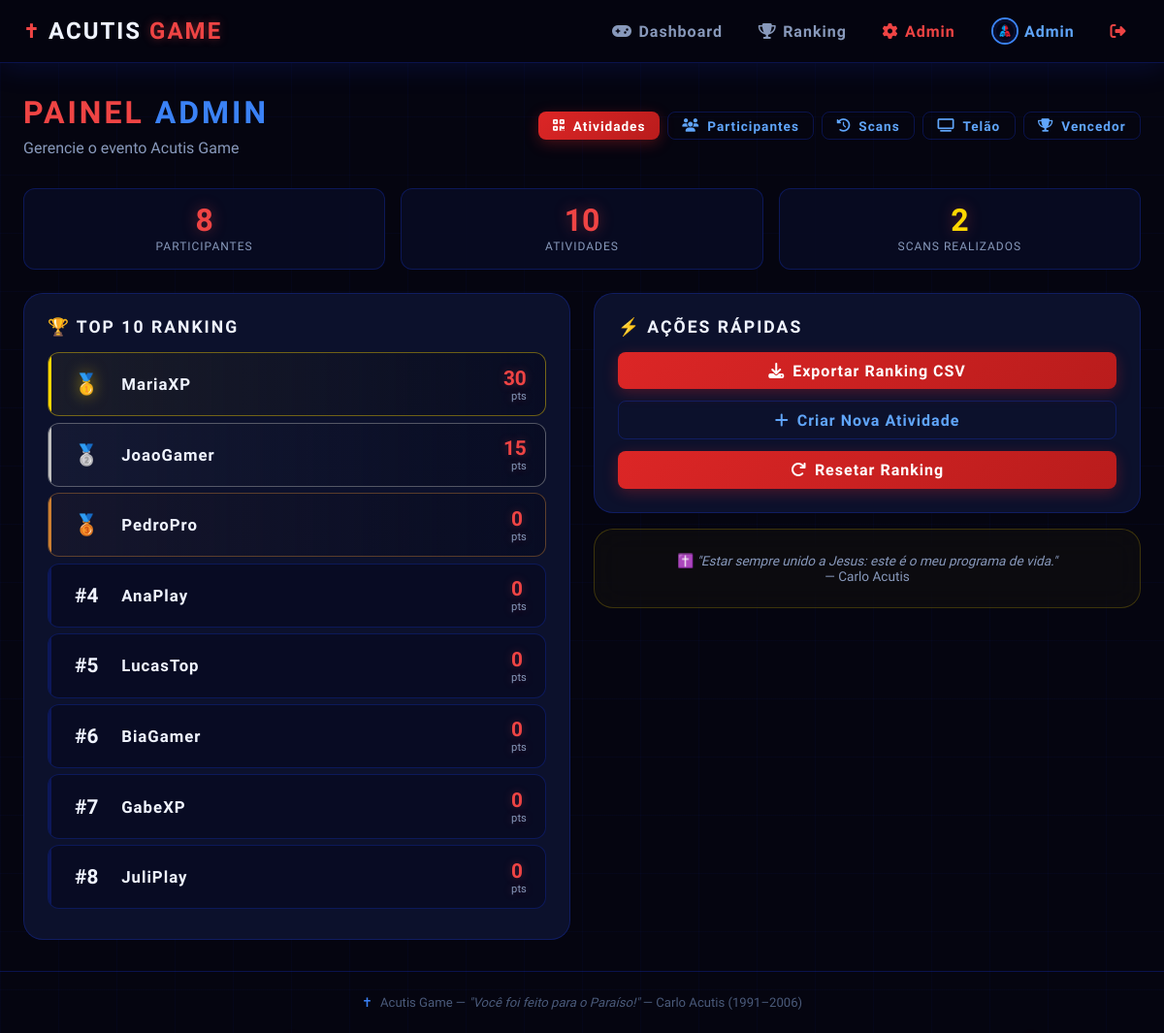
The app's page /admin/ (signed in) with its own data.
### models/models.py (models this page shows, shortened)
class Participante(UserMixin, db.Model):
    __tablename__ = 'participantes'
    id = db.Column(db.Integer, primary_key=True)
    uid = db.Column(db.String(36), unique=True, default=lambda: str(uuid.uuid4()))
    nome = db.Column(db.String(120), nullable=False)
    nickname = db.Column(db.String(30), unique=True, nullable=False)
    email = db.Column(db.String(150), unique=True, nullable=False)
    whatsapp = db.Column(db.String(20), nullable=False)
    senha_hash = db.Column(db.String(256), nullable=False)
    avatar = db.Column(db.String(200), default='/static/img/default_avatar.png')
    pontos = db.Column(db.Integer, default=0)
    xp = db.Column(db.Integer, default=0)
    streak = db.Column(db.Integer, default=0)
    ultimo_scan = db.Column(db.DateTime, nullable=True)
    is_admin = db.Column(db.Boolean, default=False)
    criado_em = db.Column(db.DateTime, default=datetime.utcnow)
    scans = db.relationship('Scan', backref='participante', lazy='dynamic')
    badges = db.relationship('ParticipanteBadge', backref='participante', lazy='dynamic')
    def calcular_nivel(self):
        if self.xp <= 0:
            return 1
        return min(int(math.log2(self.xp / 50 + 1)) + 1, 99)

### routes/admin.py (the view)
@admin_bp.route('/')
@admin_required
def panel():
    total_participantes = Participante.query.filter_by(is_admin=False).count()
    total_atividades = Atividade.query.count()
    total_scans = Scan.query.count()
    ranking = obter_ranking(limite=10)
    return render_template('admin/panel.html',
                           total_participantes=total_participantes,
                           total_atividades=total_atividades,
                           total_scans=total_scans,
                           ranking=ranking)

### routes/admin.py (called while the page is built)
def admin_required(f):
    @wraps(f)
    @login_required
    def wrapper(*args, **kwargs):
        if not current_user.is_admin:
            flash('Acesso negado. Apenas administradores.', 'error')
            return redirect(url_for('main.index'))
        return f(*args, **kwargs)
    return wrapper

### utils/helpers.py (called while the page is built)
def _participante_to_dict(p, posicao, pontos_override=None):
    badges_lista = []
    for pb in p.badges.all():
        badges_lista.append({
            'nome': pb.badge.nome,
            'icone': pb.badge.icone,
            'descricao': pb.badge.descricao,
        })
    return {
        'id': p.id,
        'uid': p.uid,
        'nome': p.nome,
        'nickname': p.nickname,
        'avatar': p.avatar or '/static/img/default_avatar.png',
        'pontos': pontos_override if pontos_override is not None else p.pontos,
        'xp': p.xp,
        'nivel': p.calcular_nivel(),
        'streak': p.streak,
        'posicao': posicao,
        'badges': badges_lista,
    }

### templates/admin/panel.html (shortened to what this page needs)
{% extends "base.html" %}
{% block content %}
<div style="max-width:1200px; margin:0 auto;">
    <div style="display:flex; align-items:center; justify-content:space-between; margin-bottom:2rem; flex-wrap:wrap; gap:1rem;">
        <div>
            <h1 class="section-title"><span class="accent-red">PAINEL</span> <span class="accent">ADMIN</span></h1>
            <p class="text-muted">Gerencie o evento Acutis Game</p>
        </div>
        <div style="display:flex; gap:.5rem; flex-wrap:wrap;">
            <a href="{{ url_for('admin.atividades') }}" class="btn btn-primary btn-sm">
                <i class="fas fa-qrcode"></i> Atividades
            </a>
            <a href="{{ url_for('admin.participantes') }}" class="btn btn-outline btn-sm">
                <i class="fas fa-users"></i> Participantes
            </a>
            <a href="{{ url_for('admin.scans') }}" class="btn btn-outline btn-sm">
                <i class="fas fa-history"></i> Scans
            </a>
            <a href="{{ url_for('main.telao') }}" class="btn btn-outline btn-sm" target="_blank">
                <i class="fas fa-tv"></i> Telão
            </a>
            <a href="{{ url_for('main.vencedor') }}" class="btn btn-outline btn-sm" target="_blank">
                <i class="fas fa-trophy"></i> Vencedor
            </a>
        </div>
    </div>
    <div class="stats-grid mb-3">
        <div class="stat-card">
            <div class="stat-value">{{ total_participantes }}</div>
            <div class="stat-label">Participantes</div>
        </div>
        <div class="stat-card">
            <div class="stat-value" style="color:var(--vermelho-neon);">{{ total_atividades }}</div>
            <div class="stat-label">Atividades</div>
        </div>
        <div class="stat-card">
            <div class="stat-value" style="color:gold;">{{ total_scans }}</div>
            <div class="stat-label">Scans Realizados</div>
        </div>
    </div>
    <div style="display:grid; grid-template-columns:1fr 1fr; gap:1.5rem;">
        <div class="card">
            <h3 style="font-family:var(--font-display); font-size:1.1rem; letter-spacing:2px; margin-bottom:1rem;">
                🏆 TOP 10 RANKING
            </h3>
            {% for p in ranking %}
            <div class="ranking-item pos-{{ p.posicao if p.posicao <= 3 else '' }}" style="margin-bottom:.4rem;">
                <div class="rank-pos">
                    {% if p.posicao == 1 %}🥇{% elif p.posicao == 2 %}🥈{% elif p.posicao == 3 %}🥉{% else %}#{{ p.posicao }}{% endif %}
                </div>
                <div class="rank-info">
                    <div class="rank-nickname">{{ p.nickname }}</div>
                </div>
                <div class="rank-pontos">{{ p.pontos }}<span>pts</span></div>
            </div>
            {% else %}
            <p class="text-muted text-center" style="padding:1rem;">Nenhum participante ainda.</p>
            {% endfor %}
        </div>
        <div>
            <div class="card mb-2">
                <h3 style="font-family:var(--font-display); font-size:1.1rem; letter-spacing:2px; margin-bottom:1rem;">
                    ⚡ AÇÕES RÁPIDAS
                </h3>
                <div style="display:flex; flex-direction:column; gap:.75rem;">
                    <a href="{{ url_for('admin.exportar_csv') }}" class="btn btn-primary btn-block">
                        <i class="fas fa-download"></i> Exportar Ranking CSV
                    </a>
                    <a href="{{ url_for('admin.atividades') }}" class="btn btn-outline btn-block">
                        <i class="fas fa-plus"></i> Criar Nova Atividade
                    </a>
                    <form method="POST" action="{{ url_for('admin.resetar_ranking') }}"
                          onsubmit="return confirm('⚠️ ATENÇÃO: Isso irá zerar TODOS os pontos e scans. Tem certeza?');">
                        <button type="submit" class="btn btn-danger btn-block">
                            <i class="fas fa-redo"></i> Resetar Ranking
                        </button>
                    </form>
                </div>
            </div>
            <div class="card" style="border-color:rgba(255,215,0,.2); background:rgba(255,215,0,.03);">
                <p style="font-size:.85rem; color:var(--text-muted); text-align:center;">
                    ✝️ <em>"Estar sempre unido a Jesus: este é o meu programa de vida."</em>
                    <br>— Carlo Acutis
                </p>
            </div>
        </div>
    </div>
</div>
{% endblock %}

### templates/base.html (shortened to what this page needs)
<!DOCTYPE html>
<html lang="pt-BR">
<head>
    <link rel="stylesheet" href="https://cdnjs.cloudflare.com/ajax/libs/font-awesome/6.5.0/css/all.min.css">
    <link rel="stylesheet" href="{{ url_for('static', filename='css/main.css') }}">
</head>
<body>
    <div class="bg-particles" id="bgParticles"></div>
    <div class="grid-overlay"></div>
    <nav class="navbar">
        <div class="nav-container">
            <a href="{{ url_for('main.index') }}" class="nav-logo">
                <span class="logo-cross">✝</span>
                <span class="logo-text">ACUTIS <span class="accent">GAME</span></span>
            </a>
            <div class="nav-links">
                {% if current_user.is_authenticated %}
                    <a href="{{ url_for('main.dashboard') }}" class="nav-link">
                        <i class="fas fa-gamepad"></i> Dashboard
                    </a>
                    <a href="{{ url_for('main.ranking') }}" class="nav-link">
                        <i class="fas fa-trophy"></i> Ranking
                    </a>
                    {% if current_user.is_admin %}
                    <a href="{{ url_for('admin.panel') }}" class="nav-link nav-admin">
                        <i class="fas fa-cog"></i> Admin
                    </a>
                    {% endif %}
                    <a href="{{ url_for('main.perfil', nickname=current_user.nickname) }}" class="nav-link nav-user">
                        <img src="{{ current_user.avatar or '/static/img/default_avatar.png' }}" class="nav-avatar" alt="Avatar">
                        {{ current_user.nickname }}
                    </a>
                    <a href="{{ url_for('auth.logout') }}" class="nav-link nav-logout">
                        <i class="fas fa-sign-out-alt"></i>
                    </a>
                {% else %}
                    <a href="{{ url_for('auth.login') }}" class="nav-link">Login</a>
                    <a href="{{ url_for('auth.cadastro') }}" class="btn-nav-primary">Participar</a>
                {% endif %}
            </div>
        </div>
    </nav>
    <main class="main-content">
        {% block content %}{% endblock %}
    </main>
    <footer class="footer">
        <p>
            <span class="footer-cross">✝</span>
            Acutis Game &mdash; <em>"Você foi feito para o Paraíso!"</em>
            &mdash; Carlo Acutis (1991–2006)
        </p>
    </footer>
</body>
</html>

### records on screen
Participante: avatar (placeholder picture), nickname "Admin"
Participante: nickname "MariaXP", pontos "30"
Participante: nickname "JoaoGamer", pontos "15"
Participante: nickname "PedroPro", pontos "0"
Participante: posicao "4", nickname "AnaPlay", pontos "0"
Participante: posicao "5", nickname "LucasTop", pontos "0"
Participante: posicao "6", nickname "BiaGamer", pontos "0"
Participante: posicao "7", nickname "GabeXP", pontos "0"
Participante: posicao "8", nickname "JuliPlay", pontos "0"

### other values on screen
{{ total_participantes }} "8"
{{ total_atividades }} "10"
{{ total_scans }} "2"
